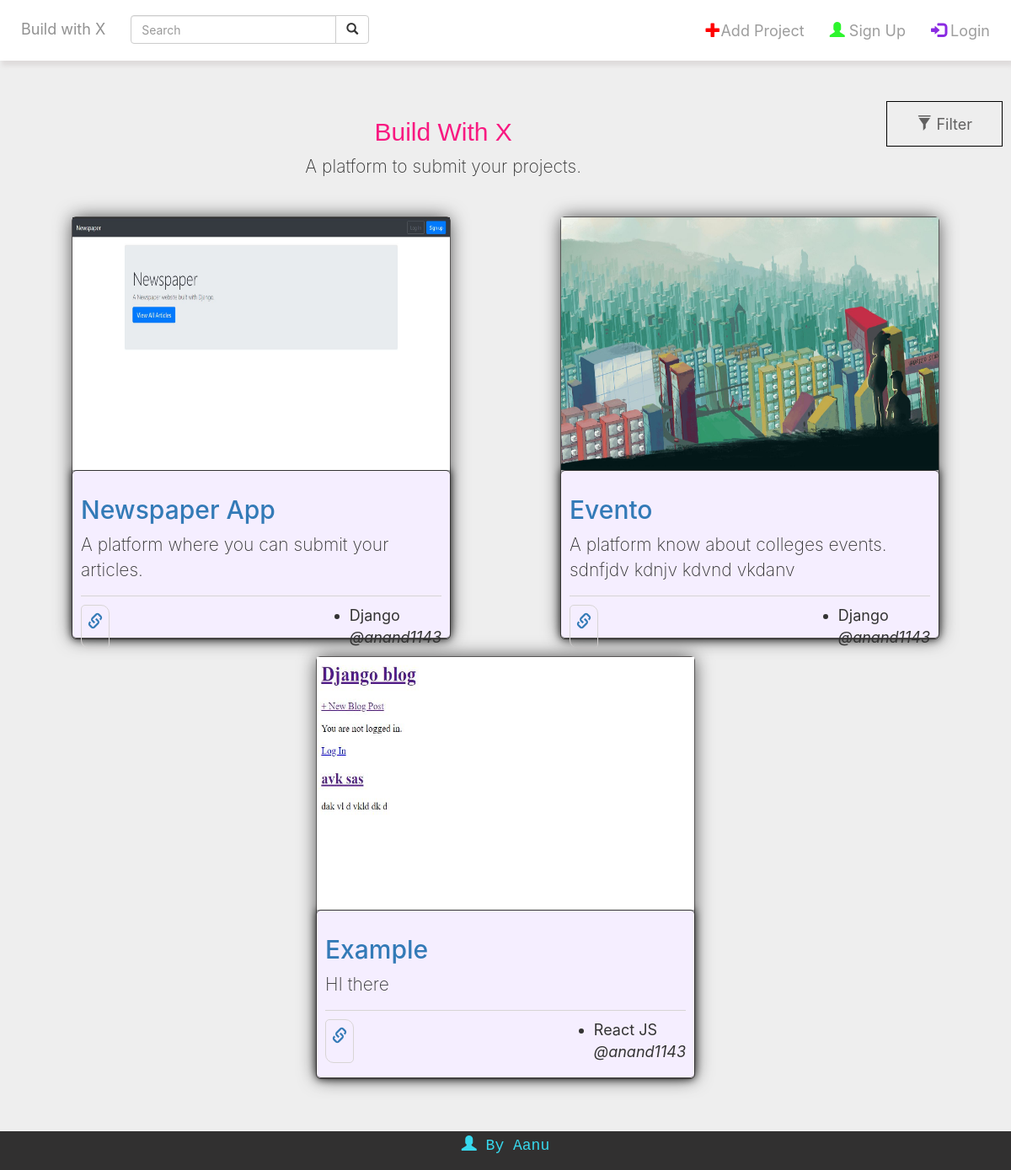
The app's page /, older data.
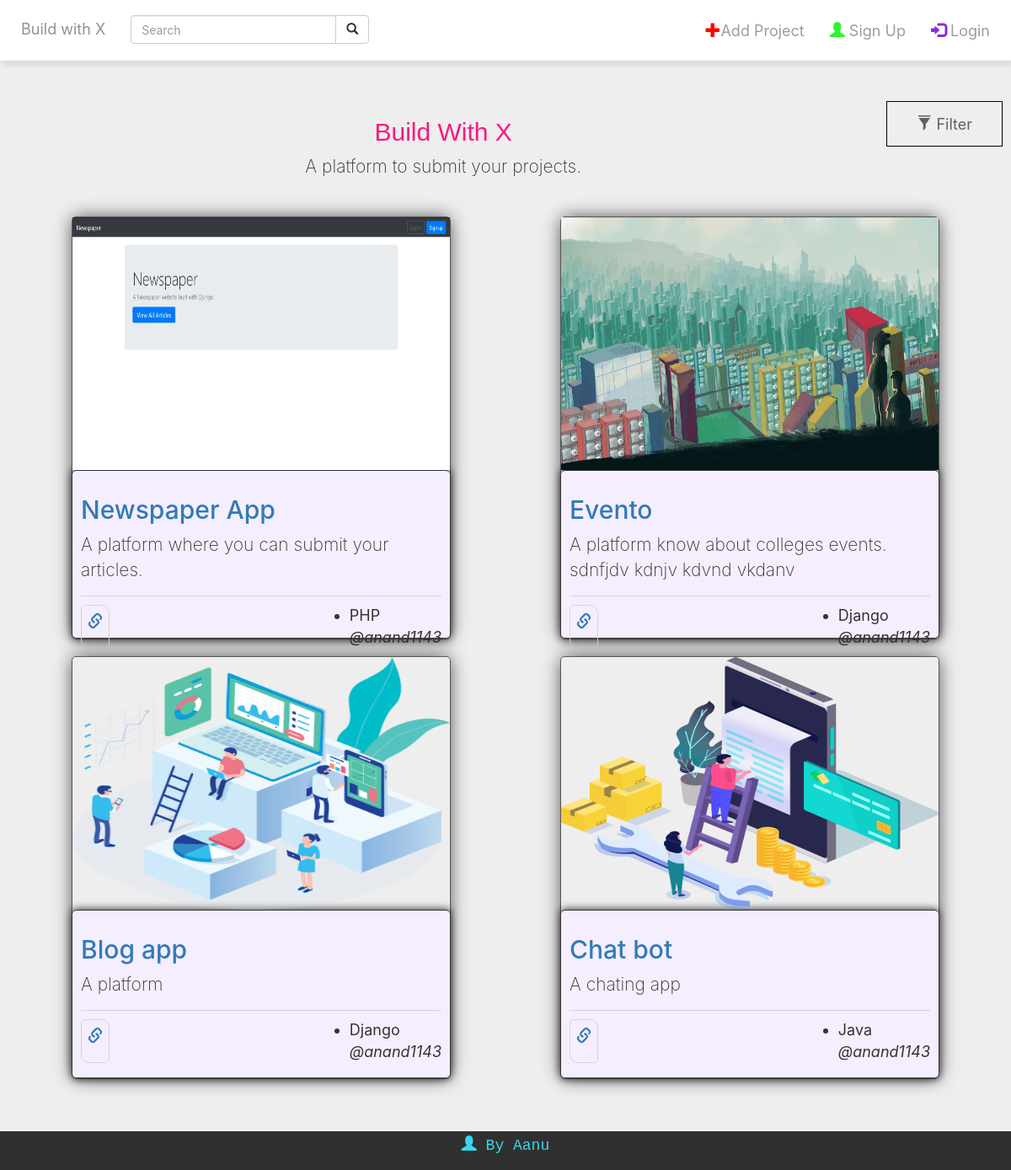
The same page, newer data.
### projects/models.py (models this page shows, shortened)
class Project(models.Model):
    project_name = models.CharField(max_length=50)
    description = models.CharField(max_length=150)
    build_with = models.ManyToManyField('Framework')
    url = models.URLField(max_length=200, null=True)
    website_image = models.ImageField(upload_to= 'img/', height_field=None, width_field=None, max_length=100, null=True)
    user = models.ForeignKey(get_user_model(), on_delete=models.CASCADE, related_name='profileuser', null=True)
    date = models.DateTimeField(auto_now_add=True)
    user_type = models.CharField(max_length=25,choices=types, null=True)

class Framework(models.Model):
    language = models.CharField(max_length=30)
    def __str__(self):
        return self.language

### users/models.py (models this page shows, shortened)
class CustomUser(AbstractUser):
    site_url = models.CharField(max_length=200, null=True)
    bio = models.CharField(max_length=50, null=True)
    dob = models.DateField(auto_now=False, null=True)
    contact_number = models.CharField(max_length=10, null=True)
    image = models.ImageField(upload_to= 'img/', height_field=None, width_field=None, max_length=100, null=True)
    gender = models.CharField(
        max_length=6, choices=GENDER_CHOICES,  null=True)

### projects/views.py (the view)
# urls.py: path('', HomeView.as_view(), name='home'),
class HomeView(ListView):
    template_name = 'home.html'
    model = Project
    def get_context_data(self, **kwargs):
        context = super(HomeView, self).get_context_data(**kwargs)
        context['framworks'] = Framework.objects.all()
        return context
    def get_queryset(self):
        search_tag = self.request.GET.get('search','')
        return Project.objects.filter(project_name__contains=search_tag)

### templates/home.html (shortened to what this page needs)
{% extends 'base.html' %}
{% block search %}
<form class="navbar-form navbar-left">
    <div class="input-group">
        <input type="text" class="form-control" placeholder="Search" name="search">
        <div class="input-group-btn">
            <button class="btn btn-default" type="submit">
                <i class="glyphicon glyphicon-search"></i>
            </button>
        </div>
    </div>
</form>
{% endblock search %}
{% block content %}
<div class="jumbotron home">
    <div class="filter">
        <ul class="nav navbar-nav navbar-right" style="border: 1px solid black; padding-left: 20px; margin-right: 10px; padding-right: 20px;">
            <li class="nav-item" id="account">
                <a class="dropicon" href="" id="userMenu" data-toggle="dropdown" aria-haspopup="true" aria-expanded="false">
                    <span class="glyphicon glyphicon-filter"></span>  Filter</a>
            </li>
        </ul>
    </div>
    <div style="display:flex;align-items: center;flex-direction: column;">
        <h2  class="id1 display-4">Build With X </h2>
        <p class="lead">A platform to submit your projects.</p>
    </div>
    <div style="display:flex; flex-wrap:wrap; margin: 20px; justify-content:space-around;">
    {% for project in object_list %}
        <div class="id3" style="margin: 10px;">
            <a href="{{ project.url }} " target="_blank">
                <img src="{{ project.website_image.url }}" style="height:300px;width:100%;max-width:450px;" alt="error_img">
            </a>
            <div class="id2">
                <a href="{{ project.url }}" target="_blank"><h2> {{ project.project_name }}</h2></a>
                <p>{{ project.description }}</p>
                <div class="id4">
                    <a href="{{ project.url }}" target="_blank" class="id5"><i class="glyphicon glyphicon-link"></i></a>
                    <span style="display: list-item;">{% for lang in project.build_with.all %}{{ lang }}{% endfor %} </br><i>@{{ project.user }}</i> </span>
                </div>
            </div>
        </div>
    {% endfor %}
    </div>
</div>
{% endblock content %}

### templates/base.html (shortened to what this page needs)
{% load static %}
<!DOCTYPE html>
<html>
<head>
    <link rel="stylesheet" href="https://maxcdn.bootstrapcdn.com/bootstrap/3.4.1/css/bootstrap.min.css">
    <link href="{% static 'css/base.css' %}" rel="stylesheet">
</head>
<body>
    <nav class="navbar navbar-inverse mynav">
        <div class="container-fluid">
            <div class="navbar-header build">
                <a class="navbar-brand" id="buildname" href="{% url 'home' %}">Build with X</a>
            </div>
            {% block search %}
            {% endblock search %}
            <ul class="nav navbar-nav navbar-right">
                {% if user.is_authenticated %}
                    <li class="nav-item" id="account">
                        <a class="dropicon" href="" id="userMenu" data-toggle="dropdown" aria-haspopup="true"
                            aria-expanded="false"><span class="glyphicon glyphicon-user"></span> My Account <span class="glyphicon glyphicon-chevron-down"></span>
                        </a>
                        <ul class="dropdown-menu dropdown-menu-right">
                            <li class="dropdown-item"><a href="{% url 'profile_detail' user.id %}">{{ user.username }}</a></li>
                            <div class="dropdown-divider"></div>
                            <li class="dropdown-item"><a href="{% url 'new_project' %}">Add Project</a></li>
                            <div class="dropdown-divider"></div>
                            <li class="dropdown-item" ><a href="{% url 'password_change' %}">Change password</a></li>
                            <div class="dropdown-divider"></div>
                            <li class="dropdown-item"> <a href="{% url 'logout' %}">Log Out</a></li>
                        </ul>
                    </li>
                {% else %}
                <li id="addprojecticon"><a href="{% url 'login' %}"><span class="glyphicon glyphicon-plus"></span>Add Project</a></li>
                <li id="signupicon"><a href="{% url 'signup' %}"><span class="glyphicon glyphicon-user"></span> Sign Up</a></li>
                <li id="loginicon" ><a href="{% url 'login' %}"><span class="glyphicon glyphicon-log-in"></span> Login</a></li>
                {% endif %}
            </ul>
        </div>
    </nav>
    <main class="main">
        {% block content %}
        {% endblock content %}
    </main>
    <div id="footer">
        <p><i class="glyphicon glyphicon-user"></i> By Aanu</p>
    </div>
</body>
</html>

### static/css/base.css (style rules this page uses)
body { font-family: Nunito,-apple-system,BlinkMacSystemFont,Segoe UI,Roboto,Helvetica Neue,Arial,sans-serif,Apple Color Emoji,Segoe UI Emoji,Segoe UI Symbol,Noto Color Emoji; font-size: 18px; }
#buildname { color: rgb(145, 145, 145); }
.id1 { color: rgb(248, 25, 129); font-family: 'Lucida Sans', 'Lucida Sans Regular', 'Lucida Grande', 'Lucida Sans Unicode', Geneva, Verdana, sans-serif; }
.id2 { border-bottom: 1px solid rgb(88, 86, 86); border-top: 1px solid; border-radius: 5px; background-color: rgb(245, 238, 255); padding: 10px; height:200px; box-shadow: 0px 0px 10px 1px rgba(0,0,0,0.75); }
.id3 { border: 0.5px solid rgb(88, 86, 86); border-radius: 5px; box-shadow: 0px 0px 22px -2px rgba(0,0,0,0.75); transition: 0.35s ease; width:100%; max-width: 450px; }
.id4 { display: flex; justify-content: space-between; border-top: 1px solid rgb(214, 212, 212); padding-top: 10px; }
.id5 { border: 1px solid rgb(216, 213, 213); border-radius: 5px 10px 5px; padding: 7px; }
#footer { position: fixed; left: 0; bottom: 0; padding-top: 4px; padding-bottom: 5px; width: 100%; background-color: rgb(49, 48, 48); color: rgb(55, 217, 238); text-align: center; font-family: 'Courier New', Courier, monospace; }
.mynav { background-color: white; border-radius: 0px; border: 0px; padding: 10px; box-shadow: 3px 5px 5px 1px #dfdcdc;; }
.home { margin-top: -10px; padding-top: -10px; }
#addprojecticon span { color: red; }
#signupicon span { color: rgb(45, 245, 45); }
#loginicon span { color: blueviolet; }
#account a { color: rgb(97, 96, 96); }
#account { color: aqua; }
.main { margin-top: -20px; }

Row changes from the older to the newer data that the page shows:
removed Project: website_image (picture), project_name "Example", description "HI there", user "anand1143"
no longer on this page (row unchanged): Framework: language "React JS", shown under "Example"
changed Project "Newspaper App": loses Framework (language "Django")
added Framework: language "PHP", shown under Project "Newspaper App"
added Project: website_image (picture), project_name "Blog app", description "A platform", user "anand1143", Framework (language "Django")
added Project: website_image (picture), project_name "Chat bot", description "A chating app", user "anand1143"
added Framework: language "Java", shown under "Chat bot"
